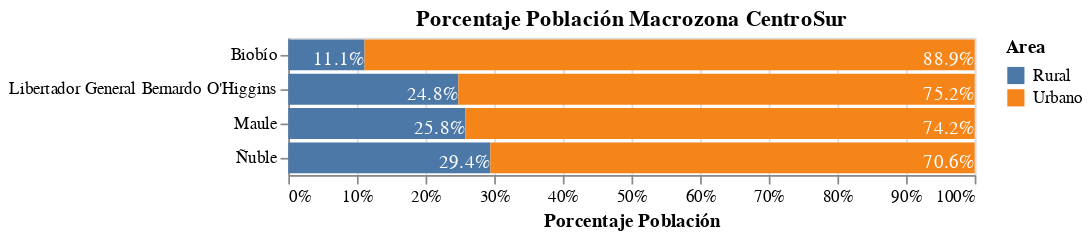

This figure's notebook cell:
### Code cell
bars = alt.Chart(zona_pop2020_area).mark_bar(
    #cornerRadiusTopLeft=3,
    #cornerRadiusTopRight=3
).encode(
    x = alt.X('Poblacion 2020:Q',title="Porcentaje Población", stack="normalize",axis=alt.Axis(format='%')),
    y = alt.Y('Region:O',title=""),
    color='Area:N'
).properties(
    title="Porcentaje Población Macrozona CentroSur"
)
text = alt.Chart(zona_pop2020_area).transform_joinaggregate(
    pop_sum='sum(Poblacion 2020)',
    groupby=['Region']
).transform_calculate(
    pop_norm=alt.datum["Poblacion 2020"] / alt.datum["pop_sum"]
).mark_text(dx=-15, dy=3, color='white').encode(
    x=alt.X('Poblacion 2020:Q',stack="normalize",axis=alt.Axis(format='%')),
    y=alt.Y('Region:O'),
    detail='Area:N',
    text=alt.Text('pop_norm:Q',format=".1%")
)

#(bars+text).save("zona_percentPop_2020.png",scale_factor=2.0)
bars+text

### Figure 1 — Vega-Lite specification as saved in the notebook (floating-point values rounded to 4 significant figures)
{"config": {"view": {"continuousWidth": 400, "continuousHeight": 300}}, "layer": [{"mark": "bar", "encoding": {"color": {"type": "nominal", "field": "Area"}, "x": {"type": "quantitative", "axis": {"format": "%"}, "field": "Poblacion 2020", "stack": "normalize", "title": "Porcentaje Población"}, "y": {"type": "ordinal", "field": "Region", "title": ""}}, "title": "Porcentaje Población Macrozona CentroSur"}, {"mark": {"type": "text", "color": "white", "dx": -15, "dy": 3}, "encoding": {"detail": {"type": "nominal", "field": "Area"}, "text": {"type": "quantitative", "field": "pop_norm", "format": ".1%"}, "x": {"type": "quantitative", "axis": {"format": "%"}, "field": "Poblacion 2020", "stack": "normalize"}, "y": {"type": "ordinal", "field": "Region"}}, "transform": [{"joinaggregate": [{"op": "sum", "field": "Poblacion 2020", "as": "pop_sum"}], "groupby": ["Region"]}, {"calculate": "(datum['Poblacion 2020'] / datum['pop_sum'])", "as": "pop_norm"}]}], "data": {"name": "data-fb07519fe799c94b072c3344f0d88ca3"}, "$schema": "https://vega.github.io/schema/vega-lite/v4.8.1.json", "datasets": {"data-fb07519fe799c94b072c3344f0d88ca3": [{"Region": "Biobío", "Area": "Rural", "Poblacion 2020": 184872}, {"Region": "Biobío", "Area": "Urbano", "Poblacion 2020": 1478824}, {"Region": "Libertador General Bernardo O'Higgins", "Area": "Rural", "Poblacion 2020": 245500}, {"Region": "Libertador General Bernardo O'Higgins", "Area": "Urbano", "Poblacion 2020": 745563}, {"Region": "Maule", "Area": "Rural", "Poblacion 2020": 291938}, {"Region": "Maule", "Area": "Urbano", "Poblacion 2020": 840001}, {"Region": "Ñuble", "Area": "Rural", "Poblacion 2020": 150614}, {"Region": "Ñuble", "Area": "Urbano", "Poblacion 2020": 360937}]}}
